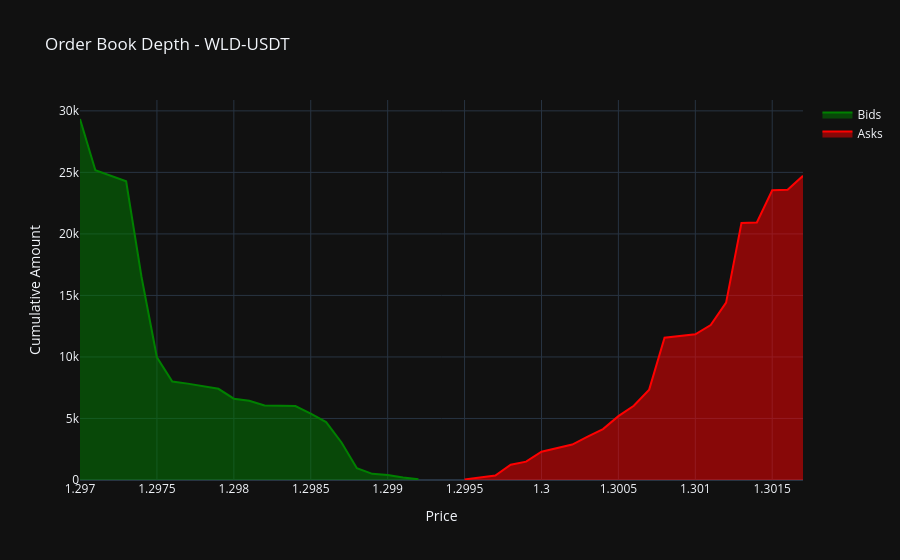

The notebook cell this image was saved under:
### Code cell
async def get_orderbook_data():
    connector = None
    try:
        # Get Binance order book through connector
        connector = clob.get_connector("kucoin")
        orderbook = await connector._orderbook_ds._order_book_snapshot(trading_pair)
        
        # Create lists to store the data
        data = []
        
        # Add bids
        for price, amount, _ in orderbook.bids[:20]:  # Note: using all 3 values
            data.append({
                'price': float(price),
                'amount': float(amount),
                'side': 'bid'
            })
            
        # Add asks
        for price, amount, _ in orderbook.asks[:20]:  # Note: using all 3 values
            data.append({
                'price': float(price),
                'amount': float(amount),
                'side': 'ask'
            })
        
        # Create DataFrame from the list of dictionaries
        orderbook_df = pd.DataFrame(data)
        
        # Calculate cumulative amounts
        orderbook_df['cumulative_amount'] = orderbook_df.groupby('side')['amount'].cumsum()
        
        return orderbook_df
        
    except Exception as e:
        print(f"Error fetching order book data: {str(e)}")
        return None
    finally:
        # Properly close the connector and session
        if connector and hasattr(connector, '_session') and not connector._session.closed:
            await connector._session.close()
        if hasattr(clob, '_session') and not clob._session.closed:
            await clob._session.close()

# Get and display the order book data
orderbook_df = await get_orderbook_data()

if orderbook_df is not None:
    print("\nOrder Book Data:")
    print(orderbook_df)
    
    # You can also create a more detailed view of market depth
    print("\nMarket Depth Analysis:")
    print("\nBids Summary:")
    bids = orderbook_df[orderbook_df['side'] == 'bid'].head()
    print(bids)
    
    print("\nAsks Summary:")
    asks = orderbook_df[orderbook_df['side'] == 'ask'].head()
    print(asks)
    
    # Calculate and print some market metrics
    best_bid = bids['price'].iloc[0]
    best_ask = asks['price'].iloc[0]
    spread = best_ask - best_bid
    spread_pct = (spread / best_bid) * 100
    
    print(f"\nMarket Metrics:")
    print(f"Best Bid: {best_bid:.8f}")
    print(f"Best Ask: {best_ask:.8f}")
    print(f"Spread: {spread:.8f} ({spread_pct:.4f}%)")
    
    # Create a visualization of the order book
    fig = go.Figure()
    
    # Add bids
    bids = orderbook_df[orderbook_df['side'] == 'bid'].sort_values('price', ascending=True)
    asks = orderbook_df[orderbook_df['side'] == 'ask'].sort_values('price', ascending=True)
    
    fig.add_trace(go.Scatter(
        x=bids['price'],
        y=bids['cumulative_amount'],
        name='Bids',
        line=dict(color='green'),
        fill='tozeroy'
    ))
    
    # Add asks
    fig.add_trace(go.Scatter(
        x=asks['price'],
        y=asks['cumulative_amount'],
        name='Asks',
        line=dict(color='red'),
        fill='tozeroy'
    ))
    
    fig.update_layout(
        title=f'Order Book Depth - {trading_pair}',
        xaxis_title='Price',
        yaxis_title='Cumulative Amount',
        showlegend=True,
        template='plotly_dark'  # Using dark theme to match your other plots
    )
    
    fig.show()

### Figure 1 — Plotly figure (JSON) as saved in the notebook; plotly's stock layout.template omitted (floating-point values rounded to 4 significant figures)
{"data": [{"fill": "tozeroy", "line": {"color": "green"}, "name": "Bids", "type": "scatter", "x": [1.297, 1.297, 1.297, 1.297, 1.298, 1.298, 1.298, 1.298, 1.298, 1.298, 1.298, 1.298, 1.298, 1.299, 1.299, 1.299, 1.299, 1.299, 1.299, 1.299], "y": [29340.0, 25180.0, 24280.0, 16500.0, 9973.0, 8003.0, 7833.0, 7410.0, 6609.0, 6438.0, 6059.0, 6015.0, 5402.0, 4709.0, 3050.0, 952.0, 497.9, 398.0, 205.6, 51.63]}, {"fill": "tozeroy", "line": {"color": "red"}, "name": "Asks", "type": "scatter", "x": [1.3, 1.3, 1.3, 1.3, 1.3, 1.3, 1.3, 1.3, 1.3, 1.301, 1.301, 1.301, 1.301, 1.301, 1.301, 1.301, 1.301, 1.302, 1.302, 1.302], "y": [43.88, 363.5, 1242.0, 1489.0, 2302.0, 2882.0, 3531.0, 4138.0, 5192.0, 6033.0, 7344.0, 11570.0, 11840.0, 12590.0, 14420.0, 20890.0, 20930.0, 23540.0, 23590.0, 24720.0]}], "layout": {"showlegend": true, "title": {"text": "Order Book Depth - WLD-USDT"}, "xaxis": {"title": {"text": "Price"}}, "yaxis": {"title": {"text": "Cumulative Amount"}}}}
